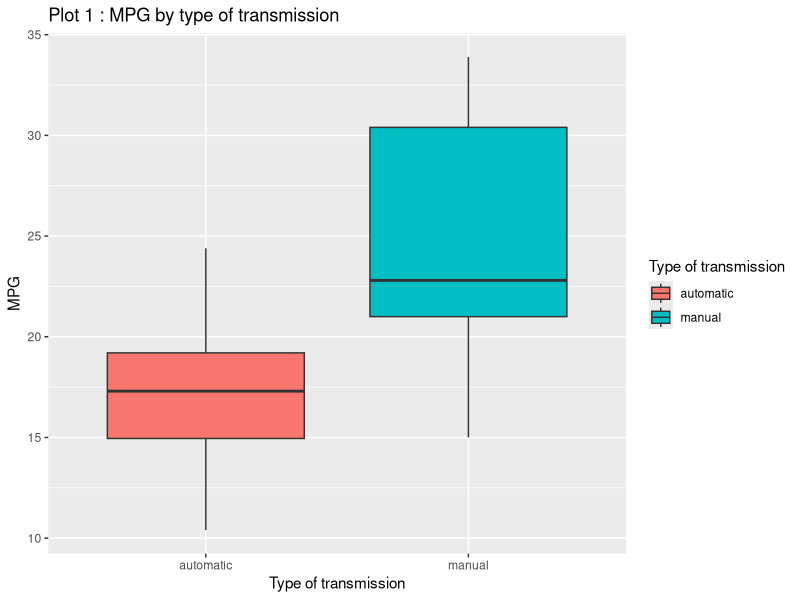
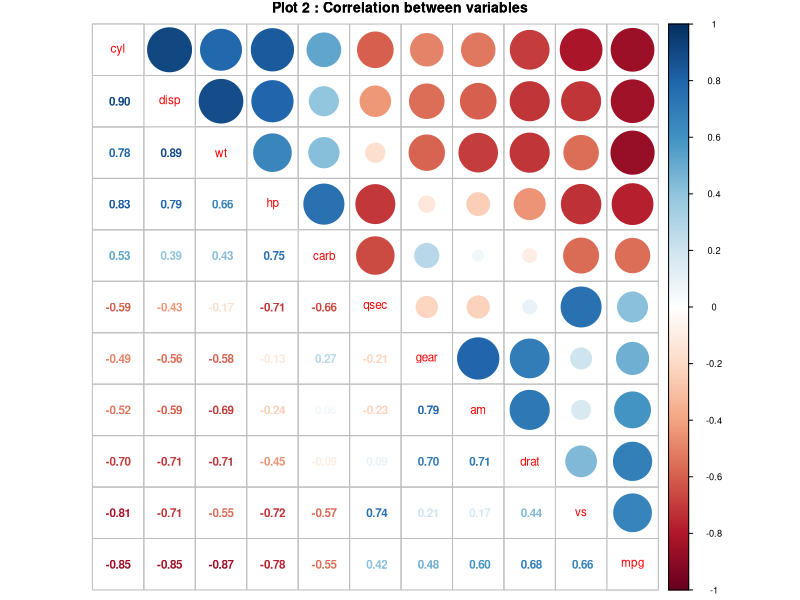
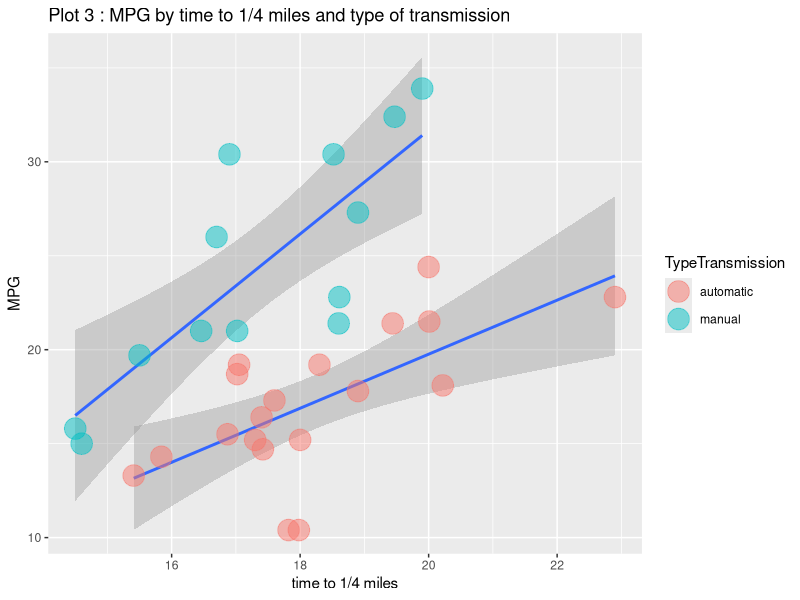
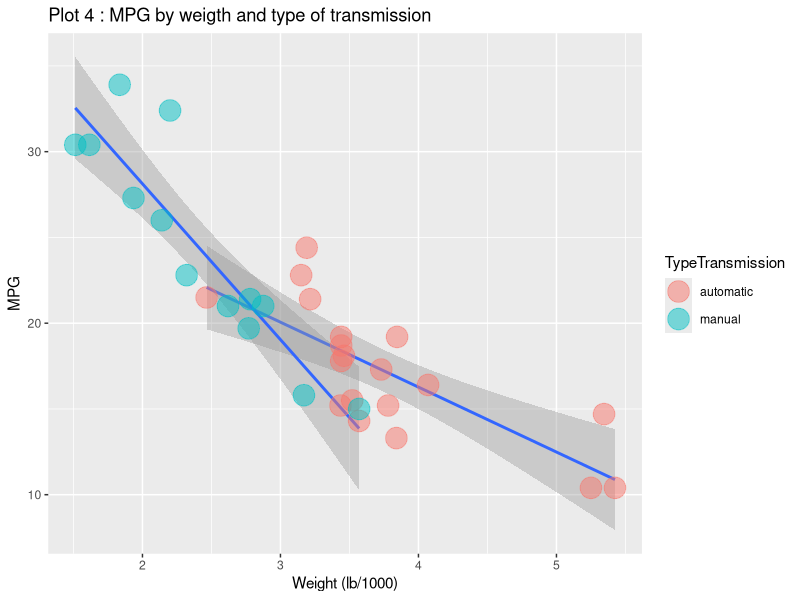
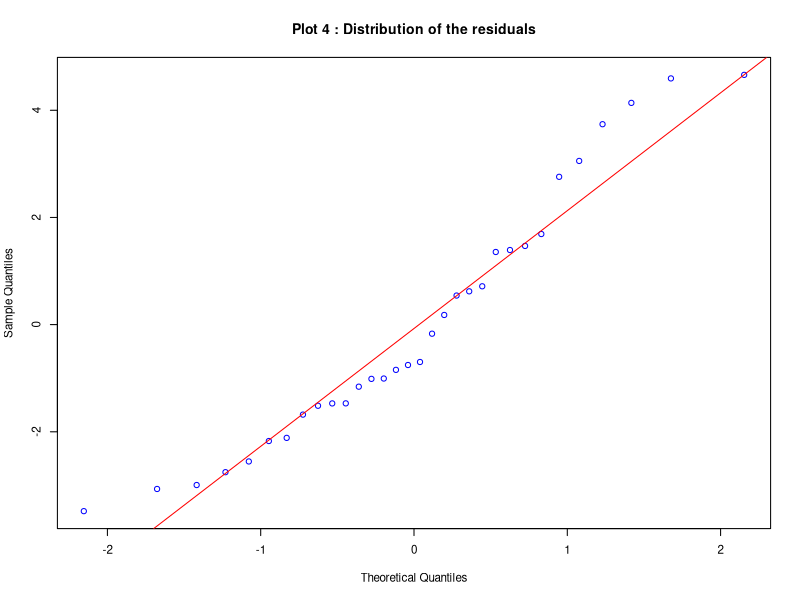

Generate these figures, in order, with R:
## ---- chunk 1
data(mtcars)
## ---- chunk 2
head(mtcars,3)
## ---- chunk 3
t.test(mtcars[mtcars$am==0,"mpg"],mtcars[mtcars$am==1,"mpg"],conf.level=0.95)
## ---- chunk 4
simpleLM<-lm(mpg~am, data = mtcars)
summary(simpleLM)$r.square
summary(simpleLM)$coefficients
confint(simpleLM)
## ---- chunk 5
multipleLM <- step(lm(data = mtcars, mpg ~ .),trace=0)
summary(multipleLM)$r.square
summary(multipleLM)$coefficients
confint(multipleLM)
## ---- chunk 6

## ---- chunk 7
library(ggplot2);library(corrplot);library(plyr)
mtcars$TypeTransmission <- factor(mtcars$am)
mtcars$TypeTransmission <- revalue(mtcars$TypeTransmission, c("0"="automatic", "1"="manual"))
## ---- chunk 8
ggplot(mtcars, aes(x=TypeTransmission, y=mpg, fill=TypeTransmission)) + geom_boxplot() +
       labs(x="Type of transmission",y = "MPG",title = "Plot 1 : MPG by type of transmission")+
       guides(fill=guide_legend(title="Type of transmission"))
## ---- chunk 9
par(cex = 0.7)
corrplot.mixed(cor(mtcars[,c(1:11)]),order = "FPC",mar=c(0,0,1,0),
               title="Plot 2 : Correlation between variables")
## ---- chunk 10
ggplot(mtcars, aes(x = qsec, y = mpg, group = 
  TypeTransmission))+geom_smooth(method = "lm")+
       geom_point(size = 7, aes(colour = TypeTransmission), alpha=0.5) +
       labs(x = "time to 1/4 miles",y = "MPG", title = "Plot 3 : MPG by time to 1/4 miles and type of transmission")
## ---- chunk 11
ggplot(mtcars, aes(x = wt, y = mpg, group=TypeTransmission))+geom_smooth(method = "lm")+
       geom_point(size = 7, aes(colour = TypeTransmission), alpha=0.5) +
       labs(x = "Weight (lb/1000)",y = "MPG", title = "Plot 4 : MPG by weigth and type of transmission")
## ---- chunk 12
qqnorm(resid(multipleLM), col = 'blue',main = 'Plot 4 : Distribution of the residuals')
qqline(resid(multipleLM), col = 'red')  
